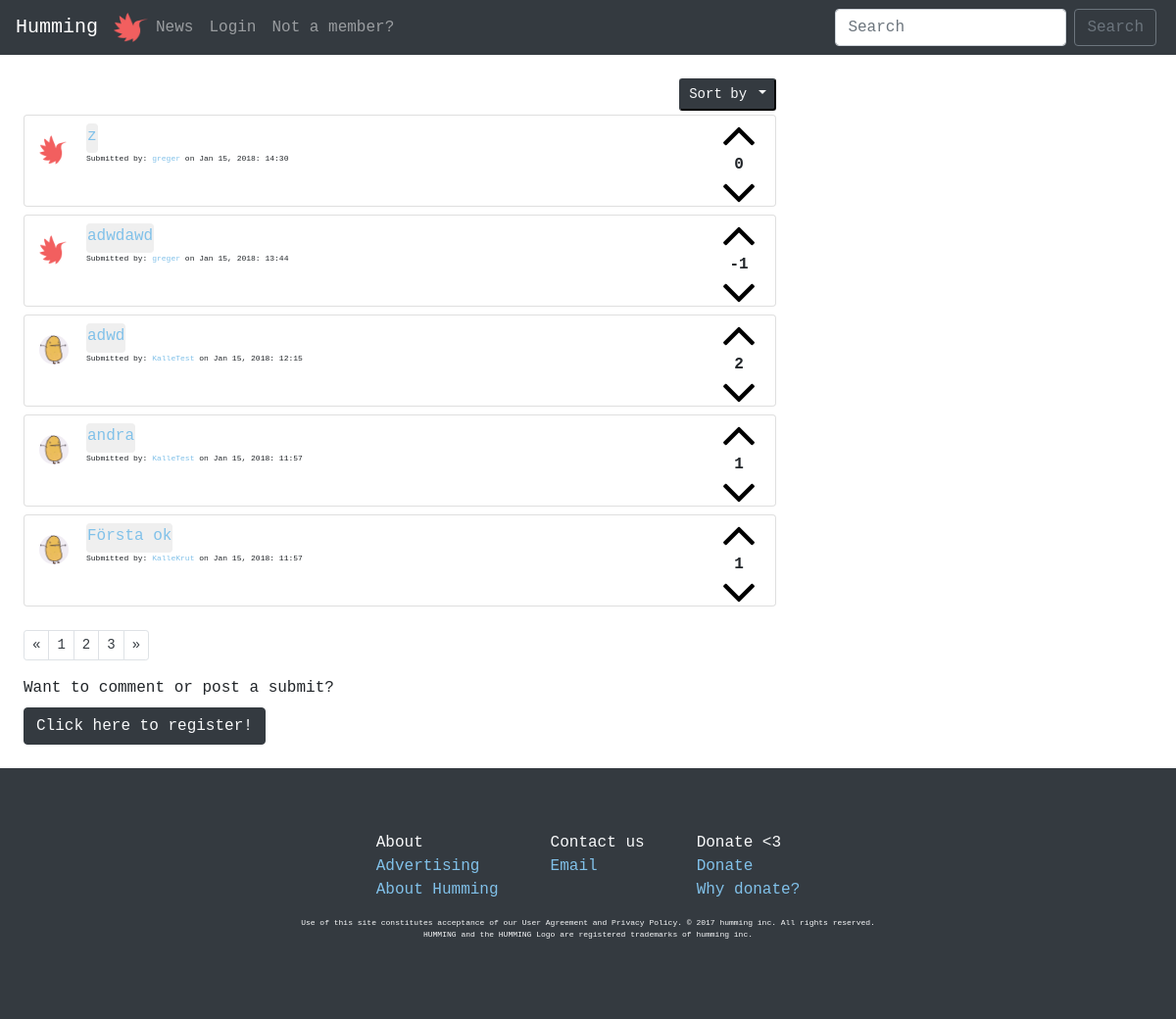
The page / on the database its author committed.
### tables this page shows
CREATE TABLE "posts" (
	`title`	TEXT NOT NULL,
	`description`	TEXT NOT NULL,
	`url`	TEXT,
	`postID`	INTEGER NOT NULL PRIMARY KEY AUTOINCREMENT UNIQUE,
	`postdate`	INTEGER,
	`userID`	INTEGER,
	`voteDir`	INTEGER
);

CREATE TABLE "users" (
	`userID`	INTEGER PRIMARY KEY AUTOINCREMENT,
	`username`	VARCHAR NOT NULL UNIQUE,
	`email`	VARCHAR NOT NULL UNIQUE,
	`password`	VARCHAR NOT NULL,
	`bio`	VARCHAR,
	`picture`	VARCHAR
);

### index.php (called while the page is built)
<?php require __DIR__.'/viewings/header.php'; ?>
<?php require __DIR__.'/forum.php'; ?>
<?php require __DIR__.'/viewings/footer.php'; ?>

### php/functions.php (called while the page is built, shortened)
<?php
function posts($pdo) {
  $allPosts = "SELECT *
               FROM posts
               LEFT JOIN users
               ON posts.userID=users.userID
               ORDER BY postID DESC";
  $statement = $pdo->prepare($allPosts);
  $statement->execute();
  $resultPosts = $statement->fetchAll(PDO::FETCH_ASSOC);
  return $resultPosts;
}
function voteSum($pdo, $postID) {
  $voteSum =  "SELECT sum(voteDir)
               AS score
               FROM votes
               WHERE postID= :postID";
  $statement = $pdo->prepare($voteSum);
  $statement->bindParam(':postID', $postID, PDO::PARAM_INT);
  $statement->execute();
  $resultvoteSum = $statement->fetch(PDO::FETCH_ASSOC);
  return $resultvoteSum;
}

### forum.php (the view, shortened to what this page needs)
<div class="m-4">
  <?php $submits = posts($pdo) ?>
  <div class="col-sm-8 p-0">
    <div class="dropdown float-right mb-1 dropdownSize">
      <button class="btn-sm btn-dark text-light dropdown-toggle" type="button" id="dropdownMenu2" data-toggle="dropdown" aria-haspopup="true" aria-expanded="false">
        Sort by
      </button>
    </div>
  </div>
  <?php foreach($submits as $submit => $value):?>
    <div class="card col-sm-8 mt-2 pr-0">
      <div class="card-body pl-0 pt-1 pb-1">
        <div class="float-right voteFlex mb-1">
          <?php if (isset($_SESSION['users'])): ?>
            <button class="cursorPointer btn btn-link p-0 upvote" type="button" name="upvotes" data-dir="1" value="<?php echo $value['postID'] ?>">
              <img class="upvotes" src="images/up-arrow.png" alt="">
            </button>
          <?php else: ?>
            <a class="m-0" href="/registerform.php">
              <button class="cursorPointer btn btn-link p-0 m-0" type="button">
                <img class="upvotes" src="images/up-arrow.png" alt="">
              </button>
            </a>
          <?php endif; ?>
          <?php $voteSum = voteSum($pdo, $value['postID'])?>
          <p class="voteSums m-0 text-center font-weight-bold
          <?php if (isset($_SESSION['users'])) {
            foreach($voteDirs as $voteDir) {
              if ($voteDir['voteDir'] == 1 ) {
                echo "upVoteRed";}
                if ($voteDir['voteDir'] == -1 ) {
                  echo "downVoteBlue";}
                }
              }?>" name="voteSums">
              <?php if ($voteSum['score'] == null): ?>
                <?php echo "0"?>
              <?php else: echo $voteSum['score'] ?>
              <?php endif; ?>
            </p>
            <?php if (isset($_SESSION['users'])): ?>
              <button class="cursorPointer btn btn-link p-0 m-0 downvote" type="button" name="downvotes" data-dir="-1" value="<?php echo $value['postID'] ?>">
                <img class="downvotes" src="images/down-arrow.png" alt="">
              </button>
            <?php else: ?>
              <a class="m-0" href="/registerform.php">
                <button class="cursorPointer btn btn-link p-0" type="button">
                  <img class="downvotes" src="images/down-arrow.png" alt="">
                </button>
              </a>
            <?php endif; ?>
          </div>
          <a href="/php/allProfiles.php?id=<?php echo $value['userID']?>">
            <img class="float-left profilePicSubs mt-3 mr-3 " src=" <?php if(isset($value['picture'])): ?>
              <?php echo "../profileImages/".$value['picture']; ?>
            <?php else: echo "../images/potato.jpg"; ?>
            <?php endif; ?>" alt="">
          </a>
          <blockquote class="d-block blockquote mb-0 ml-4 pl-4 mt-1">
            <form class="col-10 text-truncate pl-0" action="/commentsform.php" method="GET">
              <button class="btn cursorPointer m-0 p-0 pb-1 " type="submit" name="id" value="<?php echo $value['postID'] ?>">
                <p class="m-0 anchor-color"><?php echo $value['title'];?></p>
              </button>
            </form>
            <p class="mb-0 smallfont">
              Submitted by: <a class="anchor-color" href="/php/allProfiles.php?id=<?php echo $value['userID']?>"><?php echo $value['username']?></a> on <?php echo $value['postdate'] ?>
            </p>
          </blockquote>
        </div>
      </div>
    <?php endforeach; ?>
    <nav>
      <ul class="pagination pagination-sm pt-4">
        <li class="page-item">
          <a class="page-link text-dark" href="#" aria-label="Previous">
            <span aria-hidden="true">&laquo;</span>
          </a>
        </li>
        <li class="page-item"><a class="page-link text-dark" href="#">1</a></li>
        <li class="page-item"><a class="page-link text-dark" href="#">2</a></li>
        <li class="page-item"><a class="page-link text-dark" href="#">3</a></li>
        <li class="page-item">
          <a class="page-link text-dark" href="#" aria-label="Next">
            <span aria-hidden="true">&raquo;</span>
          </a>
        </li>
      </ul>
    </nav>
    <?php if (!isset($_SESSION['users'])): ?>
      <label>Want to comment or post a submit?</label><br>
      <button class="btn btn-dark text-light">
        <a href="/registerform.php"><p class="m-0 text-light">Click here to register!</p></a>
      </button>
    <?php endif; ?>
  </div>

### style/main.css (style rules this page uses)
html body { height: 100%; width: 100%; }
* { font-family: monospace; }
ul { list-style-type: none; }
a { text-decoration: none; }
.smallfont { font-size: 8px; }
.profilePicSubs { border-radius: 100px; height: 30px; width: 30px; }
.cursorPointer { cursor: pointer; }
.anchor-color { color: #81c1e9; }
.voteFlex { height: 80px; display: flex; flex-flow: column nowrap; justify-content: space-between; align-items: center; }
.voteSums { font-size: 16px; display: block; }

### rows shown on the page
posts: shows "0", userID.picture (picture), $value['postID'] 5 (drawn), title "z", userID.username "greger", postdate "Jan 15, 2018: 14:30"
posts: score "-1", userID.picture (picture), $value['postID'] 4 (drawn), title "adwdawd", userID.username "greger", postdate "Jan 15, 2018: 13:44"
posts: score "2", $value['postID'] 3 (drawn), title "adwd", userID.username "KalleTest", postdate "Jan 15, 2018: 12:15"
posts: score "1", $value['postID'] 2 (drawn), title "andra", userID.username "KalleTest", postdate "Jan 15, 2018: 11:57"
posts: score "1", title "Första ok", userID.username "KalleKrut", postdate "Jan 15, 2018: 11:57"
